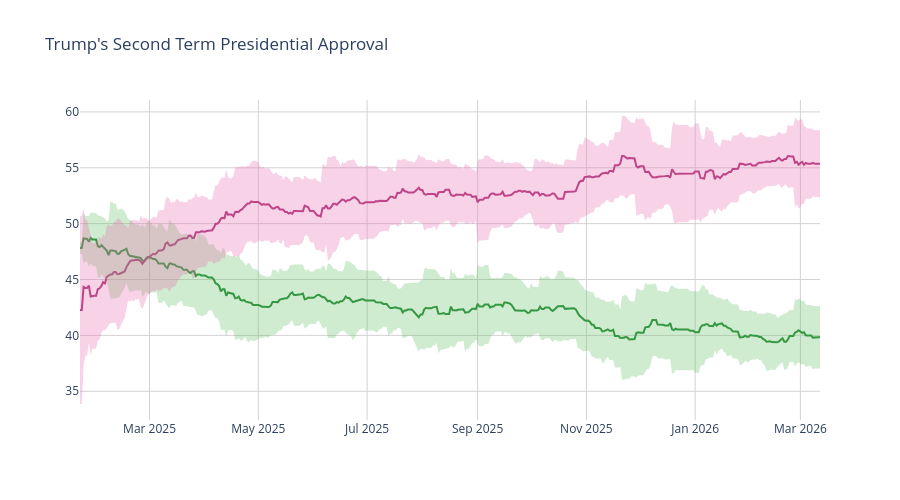

Write notebook code for a chart like this one.
### Code cell
disappr_ci_hex = "#e86eaf",
appr_ci_hex = "#60be65"
disappr_ci_rgba = "rgba(232, 110, 175, 0.3)"
appr_ci_rgba = "rgba(96, 190, 101, 0.3)"
grid_col = "#d4d2d2"


# Approve
fig = go.Figure(go.Scatter(
    x=pres['end_date'],
    y=pres['approve'],
    hovertemplate="%{y:.2f}%",
    name="<b>Approve</b>",
    line=dict(color="#228833"),
    showlegend=False
))

# Disapprove
fig.add_trace(go.Scatter(
    x=pres['end_date'],
    y=pres['disapprove'],
    hovertemplate="%{y:.2f}%",
    name="<b>Disapprove</b>",
    line=dict(color="#aa3377"),
    showlegend=False
    )
)

# Approve CI
fig.add_traces([

    # Upper bound
    go.Scatter(
        x=pres['end_date'],
        y=pres['approve_upper_ci'],
        marker=dict(color=appr_ci_hex),
        line=dict(width=0),
        mode='lines',
        showlegend=False,
        hoverinfo="skip"
    ),

    # Lower bound
    go.Scatter(
        x=pres['end_date'],
        y=pres['approve_lower_ci'],
        marker=dict(color=appr_ci_hex),
        line=dict(width=0),
        mode='lines',
        fillcolor=appr_ci_rgba,
        fill="tonexty",
        showlegend=False,
        hoverinfo="skip"
    )
])

# Disapprove CI
fig.add_traces([

    # Upper bound
    go.Scatter(
        x=pres['end_date'],
        y=pres['disapprove_upper_ci'],
        marker=dict(color=disappr_ci_hex),
        line=dict(width=0),
        mode='lines',
        showlegend=False,
        hoverinfo="skip"
    ),

    # Lower bound
    go.Scatter(
        x=pres['end_date'],
        y=pres['disapprove_lower_ci'],
        marker=dict(color=disappr_ci_hex),
        line=dict(width=0),
        mode='lines',
        fillcolor=disappr_ci_rgba,
        fill="tonexty",
        showlegend=False,
        hoverinfo="skip"
    )
])

fig.update_layout(
    title=dict(text="Trump's Second Term Presidential Approval"),
    hovermode="x"
)

fig.update_xaxes(gridcolor=grid_col)
fig.update_yaxes(gridcolor=grid_col)

fig.update_layout(hovermode="x", hoverlabel_align="right", plot_bgcolor="rgba(0, 0, 0, 0)", height=500)
fig.show()

### Figure 1 — Plotly figure (JSON) as saved in the notebook; plotly's stock layout.template omitted (floating-point values rounded to 4 significant figures; data arrays with more than 128 entries replaced by an {"elided": "..."} marker saying what was removed)
{"data": [{"hovertemplate": "%{y:.2f}%", "line": {"color": "#228833"}, "name": "<b>Approve</b>", "showlegend": false, "type": "scatter", "x": {"elided": "416 str values"}, "y": {"elided": "416 float values"}}, {"hovertemplate": "%{y:.2f}%", "line": {"color": "#aa3377"}, "name": "<b>Disapprove</b>", "showlegend": false, "type": "scatter", "x": {"elided": "416 str values"}, "y": {"elided": "416 float values"}}, {"hoverinfo": "skip", "line": {"width": 0}, "marker": {"color": "#60be65"}, "mode": "lines", "showlegend": false, "type": "scatter", "x": {"elided": "416 str values"}, "y": {"elided": "416 float values"}}, {"fill": "tonexty", "fillcolor": "rgba(96, 190, 101, 0.3)", "hoverinfo": "skip", "line": {"width": 0}, "marker": {"color": "#60be65"}, "mode": "lines", "showlegend": false, "type": "scatter", "x": {"elided": "416 str values"}, "y": {"elided": "416 float values"}}, {"hoverinfo": "skip", "line": {"width": 0}, "marker": {"color": ["#e86eaf"]}, "mode": "lines", "showlegend": false, "type": "scatter", "x": {"elided": "416 str values"}, "y": {"elided": "416 float values"}}, {"fill": "tonexty", "fillcolor": "rgba(232, 110, 175, 0.3)", "hoverinfo": "skip", "line": {"width": 0}, "marker": {"color": ["#e86eaf"]}, "mode": "lines", "showlegend": false, "type": "scatter", "x": {"elided": "416 str values"}, "y": {"elided": "416 float values"}}], "layout": {"height": 500, "hoverlabel": {"align": "right"}, "hovermode": "x", "plot_bgcolor": "rgba(0, 0, 0, 0)", "title": {"text": "Trump's Second Term Presidential Approval"}, "xaxis": {"gridcolor": "#d4d2d2"}, "yaxis": {"gridcolor": "#d4d2d2"}}}
